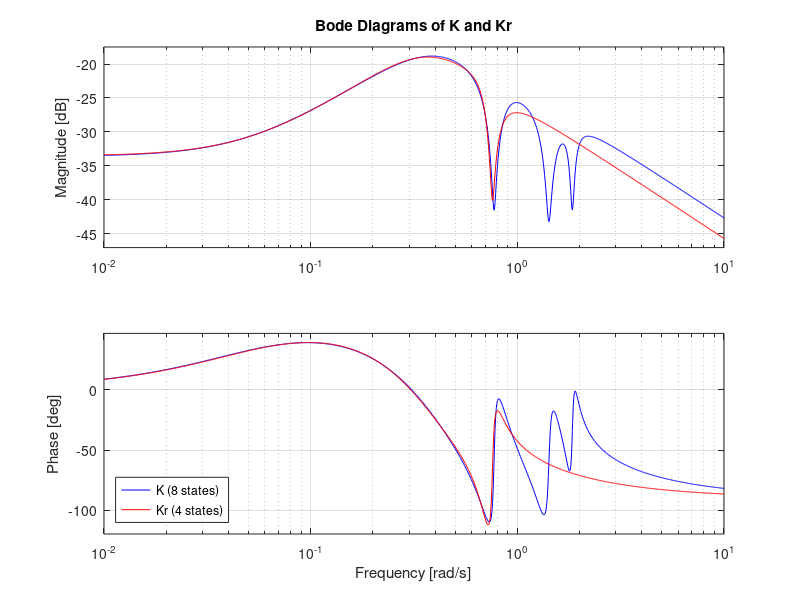
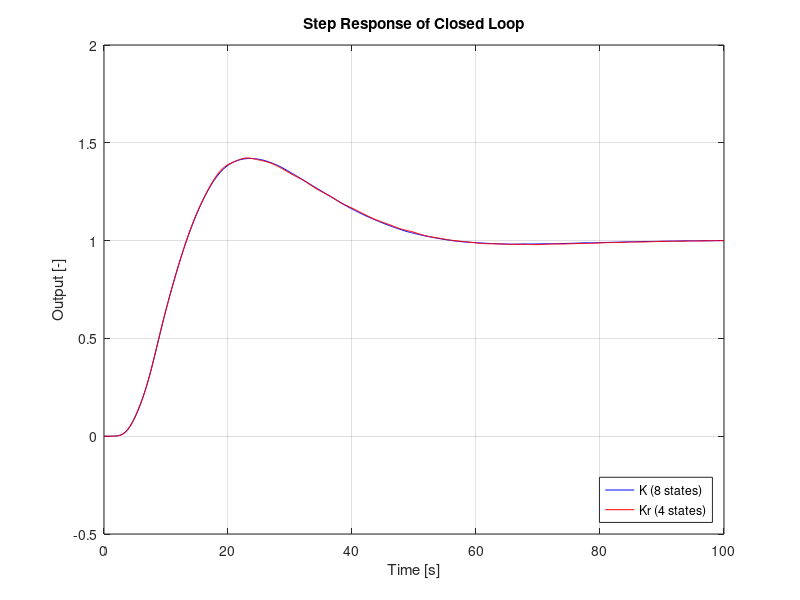
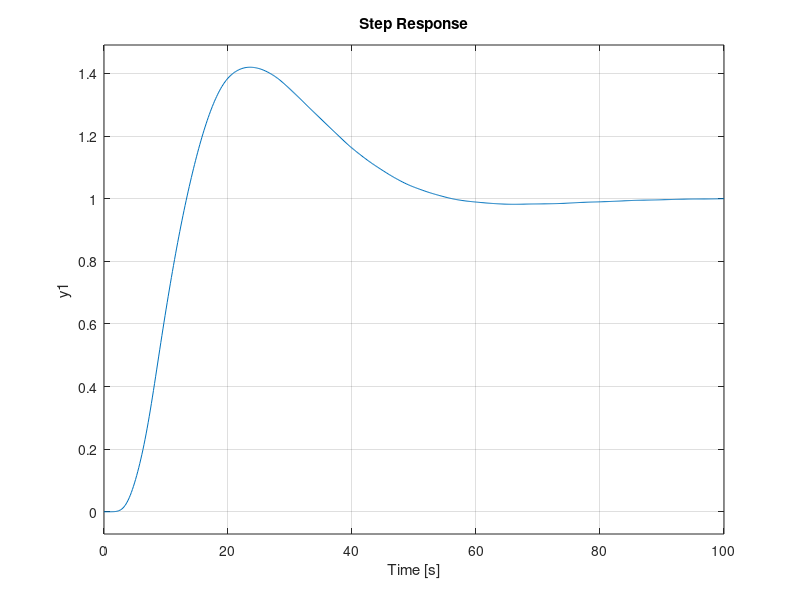
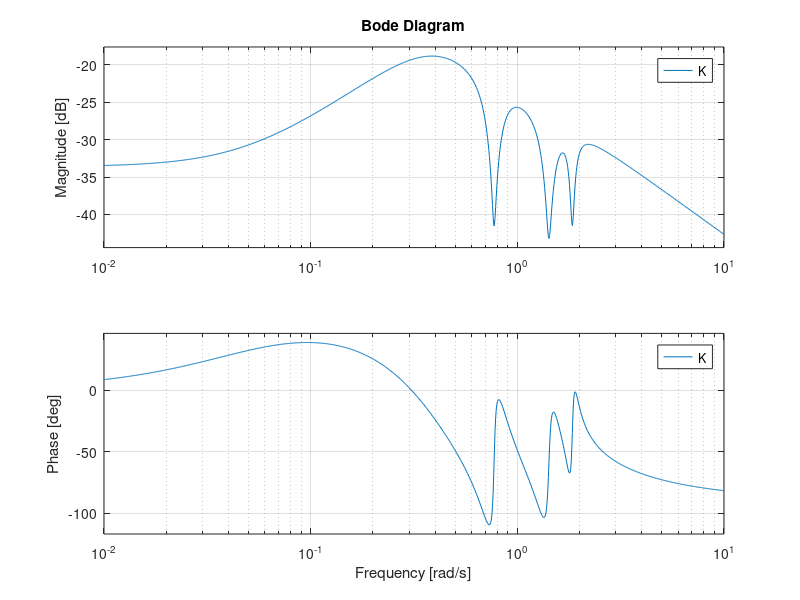

Reproduce these figures in MATLAB, in order.
%clear all, close all, clc;

Ap1 = [  0.0         1.0
         0.0         0.0     ];

Ap2 = [ -0.015       0.765
        -0.765      -0.015   ];

Ap3 = [ -0.028       1.410
        -1.410      -0.028   ];

Ap4 = [ -0.04        1.85
        -1.85       -0.04    ];

Ap = blkdiag (Ap1, Ap2, Ap3, Ap4);

Bp = [   0.026
        -0.251
         0.033
        -0.886
        -4.017
         0.145
         3.604
         0.280   ];

Cp = [  -0.996      -0.105       0.261       0.009      -0.001      -0.043       0.002      -0.026   ];

Dp = [   0.0     ];

P = ss (Ap, Bp, Cp, Dp);


Ac = [  -0.4077      0.9741      0.1073      0.0131      0.0023     -0.0186     -0.0003     -0.0098
        -0.0977     -0.1750      0.0215     -0.0896     -0.0260      0.0057      0.0109     -0.0105
         0.0011      0.0218     -0.0148      0.7769      0.0034     -0.0013     -0.0014      0.0011
        -0.0361     -0.5853     -0.7701     -0.3341     -0.0915      0.0334      0.0378     -0.0290
        -0.1716     -2.6546     -0.0210     -1.4467     -0.4428      1.5611      0.1715     -0.1318
        -0.0020      0.0950      0.0029      0.0523     -1.3950     -0.0338     -0.0062      0.0045
         0.1607      2.3824      0.0170      1.2979      0.3721     -0.1353     -0.1938      1.9685
        -0.0006      0.1837      0.0048      0.1010      0.0289     -0.0111     -1.8619     -0.0311  ];

Bc = [  -0.4105
        -0.0868
        -0.0004
         0.0036
         0.0081
        -0.0085
        -0.0004
        -0.0132  ];

Cc = [  -0.0447     -0.6611     -0.0047     -0.3601     -0.1033      0.0375      0.0427     -0.0329  ];

Dc = [   0.0     ];

K = ss (Ac, Bc, Cc, Dc);

Kr = btaconred (P, K, 4, 'feedback', '-')


tau = 0.1;
Kd = c2d (K, tau);
Pd = c2d (P, tau);

s = tf ('s');
F = 5 / (s + 5);

L = P * K;
%Ld = Pd * Kd;
Lr = P * Kr;

T = feedback (L);
%Td = feedback (Ld);
Tr = feedback (Lr);

w = {1e-2, 1e1};

figure (1)
step (T, 100)

figure (2)
%bode (L)
bode (K, w)

figure (3)
%step (Td, 100)
step (Tr, 100)

figure (4)
%bode (Ld)
bode (Kr, w)

figure (5)
%step (feedback (P*Kr), 100)



[mag, pha, w] = bode (K, w);
[magr, phar, wr] = bode (Kr, w);

mag = 20 * log10 (mag);
magr = 20 * log10 (magr);


%figure (6)


      xl_str = "Frequency [rad/s]";


    subplot (2, 1, 1)
    semilogx (w, mag, "b", wr, magr, "r")
    axis ("tight")
    ylim (__axis_margin__ (ylim))
    grid ("on")
    title ("Bode Diagrams of K and Kr")
    ylabel ("Magnitude [dB]")

    subplot (2, 1, 2)
    semilogx (w, pha, "b", wr, phar, "r")
    axis ("tight")
    ylim (__axis_margin__ (ylim))
    grid ("on")
    xlabel (xl_str)
    ylabel ("Phase [deg]")
    legend ("K (8 states)", "Kr (4 states)", "location", "southwest")
    
    print -depsc2 madievski-bode.eps


[y, t] = step (T, 100);
[yr, tr] = step (Tr, 100);

figure (6)
plot (t, y, 'b', tr, yr, 'r')
grid ('on')
title ('Step Response of Closed Loop')
xlabel ('Time [s]')
ylabel ('Output [-]')
legend ('K (8 states)', 'Kr (4 states)', 'Location', 'SouthEast')

print -depsc2 madievski-step.eps
